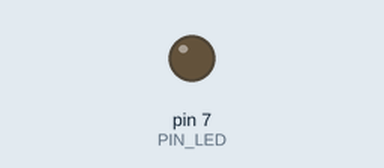
Recording of a sketch running on a simulated Arduino Uno, built with avr-gcc and run on an emulated ATmega328P. On the bench: output pins drawn as LEDs (lit = HIGH). Dashed ring = blinking. What the sketch prints to the serial monitor is not drawn. At 2.1 s the program stops and its outputs stay as they are.

Above: at 0.5 s.
At 1.85 s:
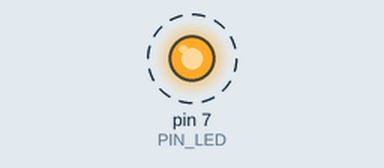
Timing chart, 0 to 3.0 s (numbered marks = the images above):
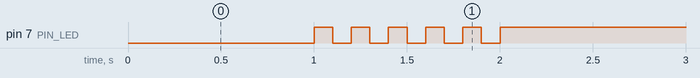

Measured:
- by itself, pin 7 (PIN_LED): alternates HIGH for 0.10 s and LOW for 0.10 s, 11 changes in all, then stays HIGH

The sketch:

05_practice_2.ino
```cpp
#define PIN_LED 7
unsigned int count, toggle=0;
void setup() {
  // put your setup code here, to run once:
  pinMode(PIN_LED,OUTPUT);
  Serial.begin(115200);
  while(!Serial){
  }
  count=toggle=0;
  digitalWrite(PIN_LED, toggle);
}

void loop() {
  // put your main code here, to run repeatedly:
  Serial.println(++count);
  toggle=0;
  digitalWrite(PIN_LED,toggle);
  delay(1000);
  for(int i=0;i<11;i++){
    toggle^=1;
    digitalWrite(PIN_LED,toggle);
    delay(100);
  }for(;;);
}
```
